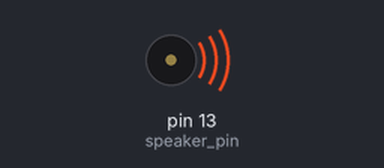
Bench run of a sketch on a simulated Arduino Uno, built with avr-gcc and run on an emulated ATmega328P. Shown: buzzer (waves = sounding).

Above: at 0.1 s.
Timing chart, 0 to 40.0 s (numbered marks = the images above):
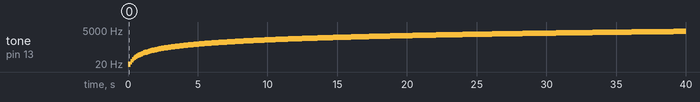

Measured:
- by itself, tone on pin 13 (speaker_pin): plays 10 Hz for 0.10 s, 20 Hz for 0.10 s, 30 Hz for 0.10 s, 40 Hz for 0.10 s, 50 Hz for 0.10 s, 60 Hz for 0.10 s … (400 notes in this stretch)

The sketch:

Speaker_sketch.ino
```cpp
int speaker_pin = 13;
int led = 12;


void setup() {
  // put your setup code here, to run once:
  pinMode(speaker_pin, OUTPUT);

}

void loop() {
  // put your main code here, to run repeatedly:
  int speaker = 0;
  float sweep = 100;
  int frequency = 10;
  bool TRUE = true;
//  pinMode(speaker_pin, OUTPUT);

  while(TRUE == true)
  {
  tone(speaker_pin,frequency);
  delay(sweep);
  frequency = frequency + 10;
  tone(speaker_pin,frequency);
  if(frequency >= 5000)
  frequency = 10;

  }
}
```
